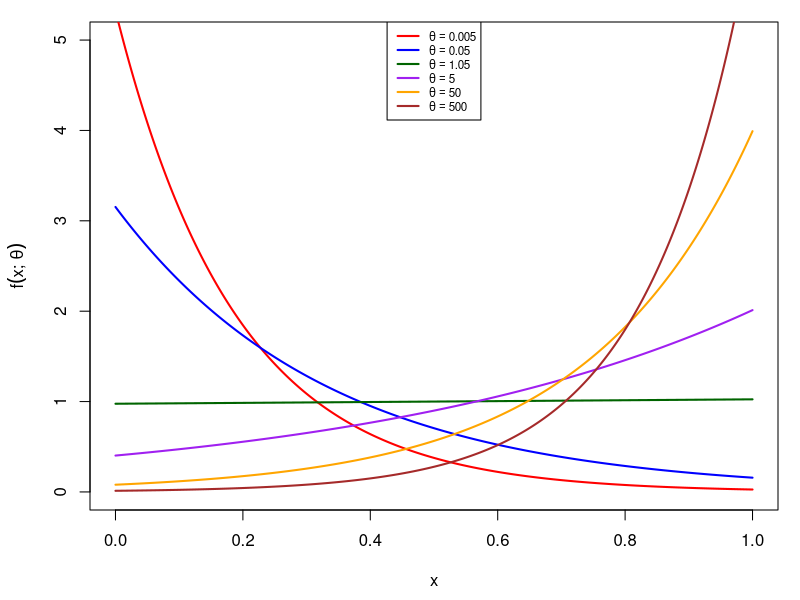
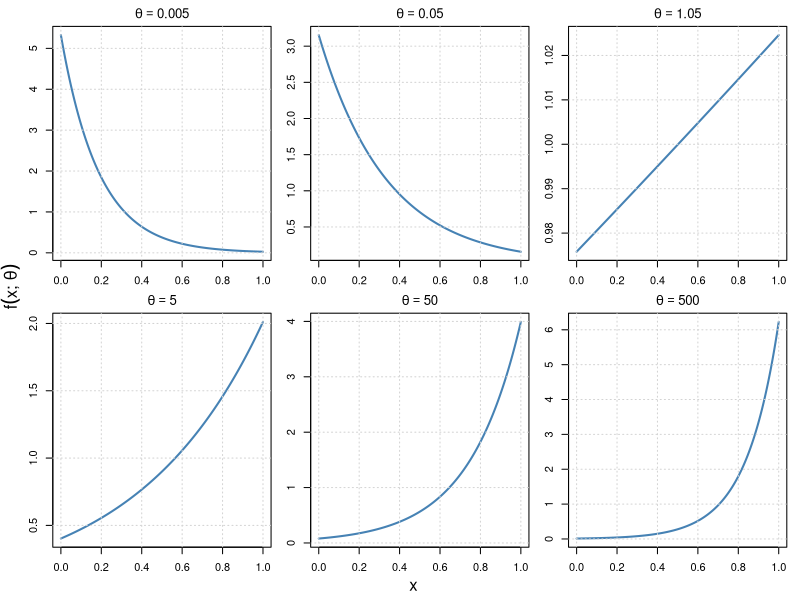
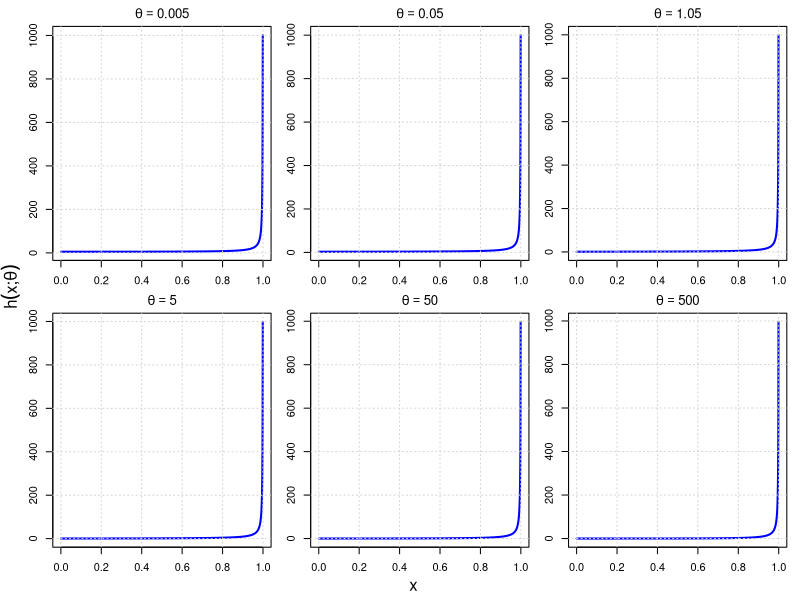

Source code (R) for these figures, in order:

# Define the PDF function
pdf_theta <- function(x, theta) {
  if (theta == 1) stop("theta cannot be exactly 1")
  (log(theta) / (theta - 1)) * (theta^x)
}

# Grid of x values
x_vals <- seq(0, 1, length.out = 1000)

# Parameter values
theta_values <- c(0.005, 0.05, 1.05, 5, 50, 500)

# Empty plot
windows(5, 5)
par(mar = c(4.5, 4.5, 1.1, 1.1))
plot(x_vals, pdf_theta(x_vals, theta_values[1]), type = "n",
     xlab = "x",
     ylab = expression(f(x*"; "*theta)),
     ylim = c(0, 5))

# Add curves
colors <- c("red","blue","darkgreen","purple",
  "orange","brown")
#colors <- rainbow(length(theta_values))
for (i in seq_along(theta_values)) {
  theta <- theta_values[i]
  y_vals <- pdf_theta(x_vals, theta)
  lines(x_vals, y_vals, col = colors[i], lwd = 2)
}

# Legend with Greek theta
legend_labels <- sapply(theta_values, function(th)
  bquote(theta == .(th))
)

legend("top", cex = 0.7,
       legend = legend_labels,
       col = colors,
       lwd = 2,
       bty = "T")

#-------------------------------------##############
######## PDF Plots #################################
#------------------------------------- 

###################################################
# Extended PDF with parameter theta (>0, theta != 1)
pdf_theta <- function(x, theta) {
  if (theta == 1) stop("theta cannot be exactly 1")
  (log(theta) / (theta - 1)) * (theta^x)
}
  # Grid of x values
  x_vals <- seq(0, 1, length.out = 1000)
  
  # Define a set of parameter combinations to illustrate flexibility
  # alpha = 0.5, 1, 2 ; theta = 0.2, 0.8, 1.2, 5
  param_combos <- c(0.005, 0.05, 1.05, 5, 50, 500)
  
  windows(6,4)
  # Set up a multi-panel plot (3 rows, 4 columns)
  par(mfrow = c(2, 3), mar = c(2, 2, 2, 1), oma = c(2, 2, 0, 0))
  
  for (i in 1:length(param_combos)) {
    theta <- param_combos[i]
    
    # Compute density
    y_vals <- pdf_theta(x_vals, theta)
    
    # Plot
    plot(x_vals, y_vals, type = "l", lwd = 2, col = "steelblue",
         xlab = "", ylab = "", 
         main = bquote(theta == .(theta)))
    grid()
  }
  
  # Add overall labels
  mtext("x", side = 1, outer = TRUE, line = 0.5)
  mtext(expression(f(x*"; "*theta)), side = 2, outer = TRUE, line = 0.3)
  
#-------------------------------------##############
######## HRF Plots #################################
#------------------------------------- 
hrf <- function(x, theta) {
    (log(theta) * theta^x) / (theta - theta^x)
  }
  # Grid of x values
  x_vals <- seq(0, 1, length.out = 1000)
  
  # Define a set of parameter combinations to illustrate flexibility
  # alpha = 0.5, 1, 2 ; theta = 0.2, 0.8, 1.2, 5
  param_combos <- c(0.005, 0.05, 1.05, 5, 50, 500)
  
   windows(6,4)
  # Set up a multi-panel plot (3 rows, 4 columns)
  par(mfrow = c(2, 3), mar = c(2, 2, 2, 1), oma = c(2, 2, 0, 0))
  
  for (i in 1:length(param_combos)) {
    theta <- param_combos[i]
    
    # Compute density
    y_vals <- hrf(x_vals, theta)
    
    # Plot
    plot(x_vals, y_vals, type = "l", lwd = 2, col = "blue",
         xlab = "", ylab = "", 
         main = bquote(theta == .(theta)))
    grid()
  }
  
  # Add overall labels
  mtext("x", side = 1, outer = TRUE, line = 0.5)
  mtext(expression(h(x*";"*theta)), side = 2, outer = TRUE, line = 0.3)
  
  
